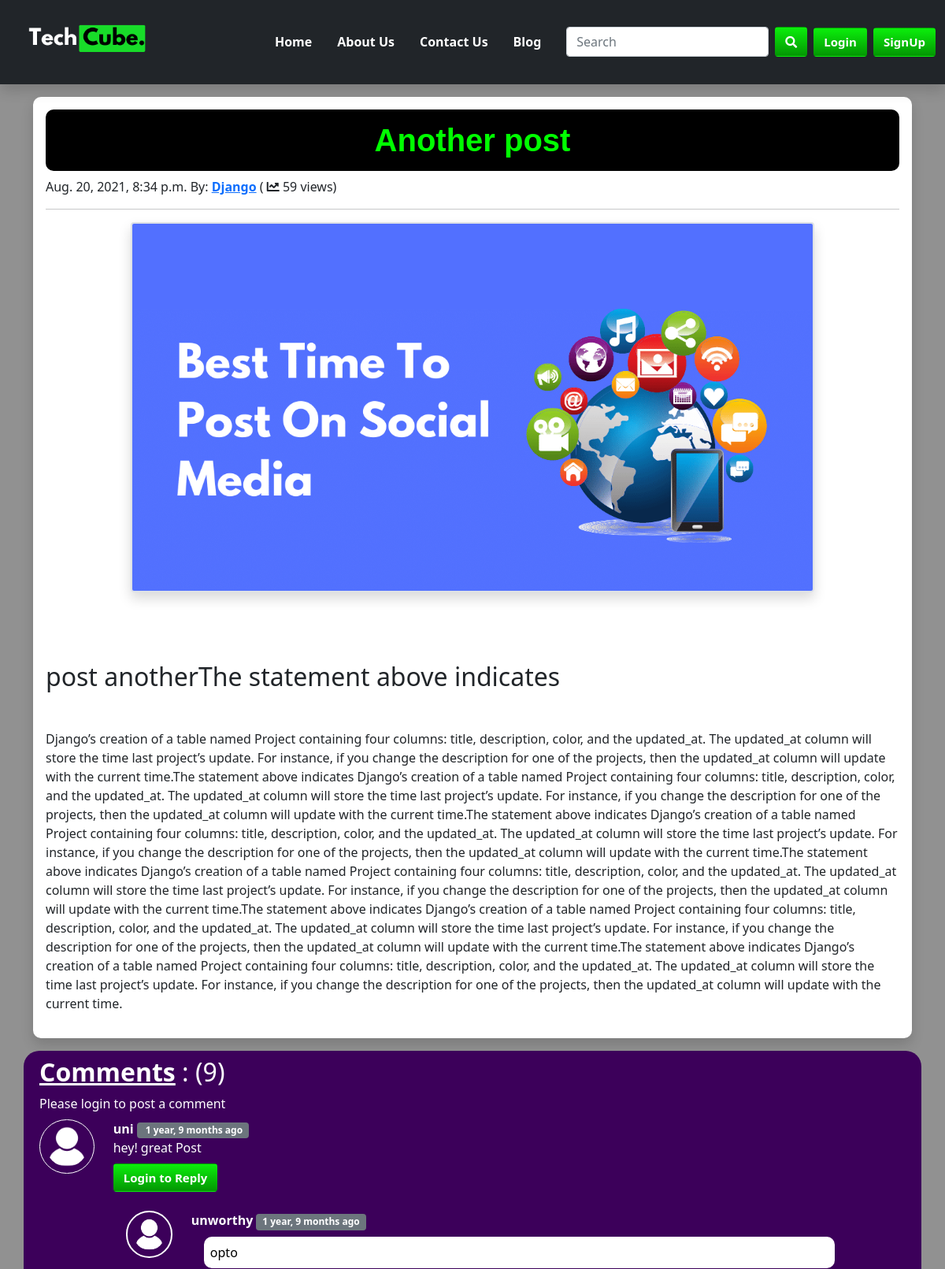
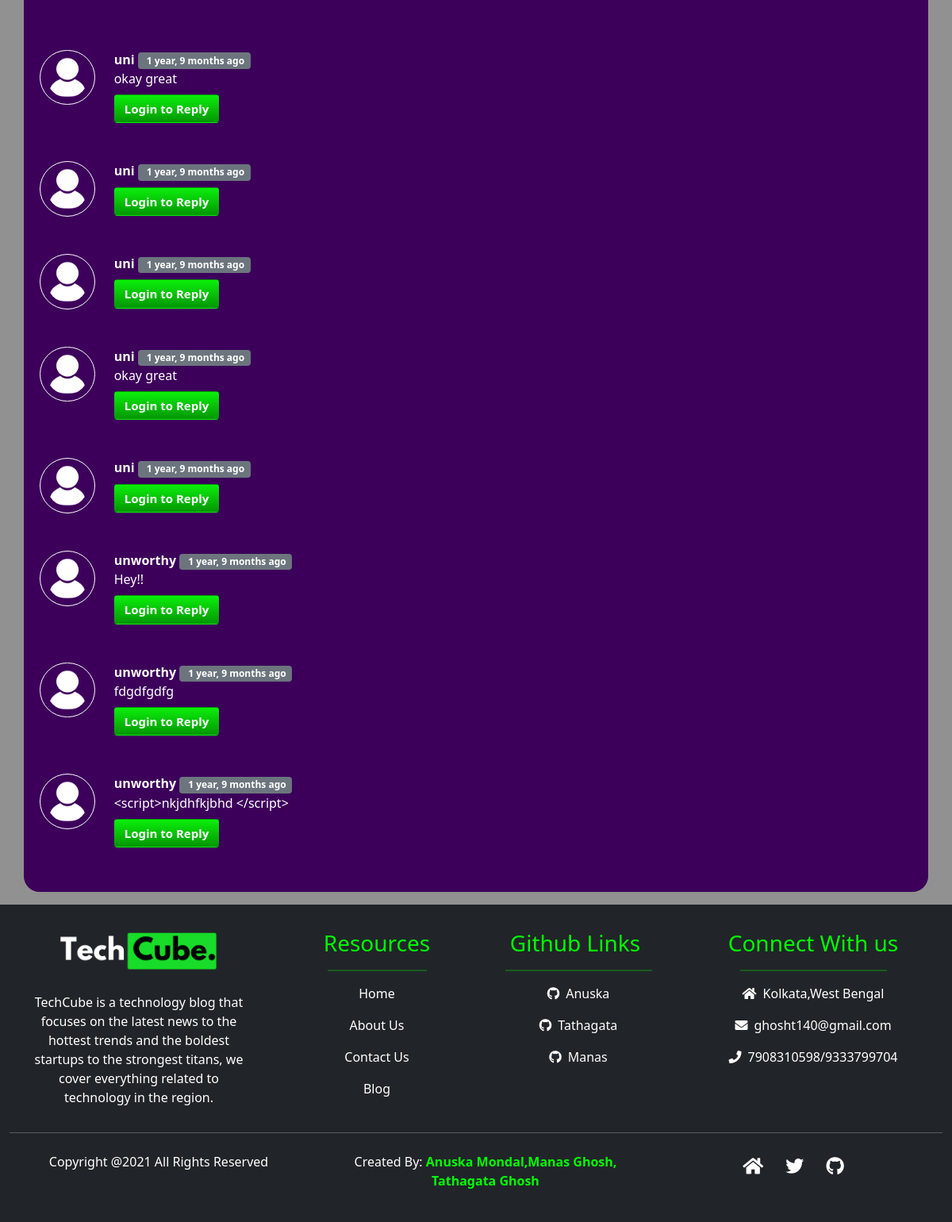
The app's page /blog/another-post with its own data (2 pictures, top to bottom).
### blog/models.py (models this page shows, shortened)
class Post(models.Model):
    sno = models.AutoField(primary_key=True)
    title = models.CharField(max_length=255)
    slug = models.CharField(max_length=130)
    content = models.TextField()
    author = models.CharField(max_length=13)
    timeStamp = models.DateTimeField(auto_now_add=True, blank=True)
    thumbnail = models.ImageField(upload_to='thumbnail',blank=True, null=True)
    views = models.IntegerField(default=0)

class BlogComment(models.Model):
    sno = models.AutoField(primary_key=True)
    comment = models.TextField()
    user=models.ForeignKey(User, on_delete=models.CASCADE)
    post=models.ForeignKey(Post,on_delete=models.CASCADE)
    parent= models.ForeignKey('self',on_delete=models.CASCADE, null=True)
    timestamp=models.DateTimeField(default=now)

### blog/views.py (the view)
# urls.py: path('<str:slug>', views.blogPost, name='blogPost')
def blogPost (request, slug):
    post=Post.objects.filter(slug=slug)[0]
    post.views = post.views + 1
    post.save()
    comments = BlogComment.objects.filter(post=post,parent=None)
    replies = BlogComment.objects.filter(post=post).exclude(parent=None)
    replyDict = {}
    for reply in replies:
        if reply.parent.sno not in replyDict.keys():
            replyDict[reply.parent.sno] = [reply]
        else:
            replyDict[reply.parent.sno].append(reply)
    context={'post':post, 'comments':comments,'user':request.user,'replyDict': replyDict}
    return render(request, 'blog/blogPost.html',context)

### blog/templatetags/extras.py (called while the page is built)
@register.filter(name='get_val')
def get_val(dict, key):
    return dict.get(key)

### templates/blog/blogPost.html (shortened to what this page needs)
{% extends 'base.html' %}
{% load humanize %}
{% block body %}
{% load extras %}
   <div class="container">
    <article class="blog-post shadow my-3 mx-auto p-3 align-items-center">
            <h1 class="blog-post-title" style="word-wrap:break-word; font-size: 40px;">{{post.title}}</h1>
        <p class="blog-post-meta">{{post.timeStamp}} By: <strong><a href="/about">{{post.author}}</a></strong> ( <i class="fas fa-chart-line"></i> {{post.views}} views)</p>
            <hr>
          {% if post.thumbnail %}
          <img src="{{post.thumbnail.url}}" class=" rounded mx-auto d-block shadow border border-scondary border-2" height="auto" width="80%" >
           {% endif %}
        <p class="mt-3 p-3"><span style="white-space: pre-wrap;"> {{post.content|safe}}</span></p>
    </article>
</div>
    <div class="container my-3 py-2  text-white" id="commentsection">
        <h2 class=" text-white"><span style="font-weight:bold;text-decoration:underline">Comments</span> : ({{comments.count}})</h2>
            {% if user.is_authenticated %}
            <form action="/blog/postComment" method="post">
                    {% csrf_token %}
                    <div class="form-group">
                        <label class="mb-2  text-white" style="font-weight:bold;">Post Comment </label>
                        <input type="text" class="form-control" name="comment" placeholder="Enter comment here">
                    </div>
                    <input type="hidden" name="postSno" value="{{post.sno}}">
                    <input type="hidden" name="parentSno" value="">
                    <button type="submit" class="btn shadow my-2">Submit</button>
            </form>
            {% else %}
            Please login to post a comment
            {% endif %}
       {% for comment in comments %}
        <div class="row my-2">
            <div class="col-md-1  ">
                <img class=" mx-auto d-md-block w-100 p-2 d-none"
                     width="39px" style="border:1px solid white;border-radius: 50px;"
                     src="/static/images/user 5.png"  alt="user">
            </div>
             <div class="col-md-11">
                    <b>{{comment.user.username}}</b> <span class="badge bg-secondary">&nbsp{{comment.timestamp| naturaltime}}</span>
                    <div> {{comment.comment}}</div>
            <div class="replybox my-2">
                {% if user.is_authenticated %}
                       <button class="btn shadow" type="button" data-bs-toggle="collapse" data-bs-target="#replybox{{comment.sno}}" aria-expanded="false" aria-controls="replybox{{comment.sno}}">
                        Reply
                       </button>
                {%else%}
                <button type="button" class="btn text-white" id="loginbtn" data-bs-toggle="modal" data-bs-target="#login">
                Login to Reply
                </button>
                {%endif%}
                   <div class="replies  card-body">
                            {% for reply in replyDict|get_val:comment.sno %}
                                <div class="row my-2">
                                    <div class="col-sm-1 ">
                                         <img class=" mx-auto d-md-block w-100 p-2 d-none"
                                              width="39px" style="border:2px solid white;border-radius: 50px;"
                                              src="/static/images/user 5.png" alt="user">
                                     </div>
                                    <div class="col-md-11">
                                        <div class="col-md-11 ">
                                            <b> {{reply.user.username}} </b> <span class="badge bg-secondary">{{reply.timestamp| naturaltime}}</span>
                                             <div class="bg-white mt-2 text-black ms-3 p-2" style="border-radius:10px">{{reply.comment}}</div>
                                        </div>
                                        <br>
                                    </div>
                                </div>
                            {% endfor %}
                   </div>
                </div>
           </div>
        </div>
        {% endfor %}
    </div>
{% endblock body %}

### templates/base.html (shortened to what this page needs)
<!doctype html>
<html lang="en">
  <head>
      <link rel="stylesheet" href="https://cdnjs.cloudflare.com/ajax/libs/font-awesome/5.15.4/css/all.min.css" />
    <link href="https://cdn.jsdelivr.net/npm/bootstrap@5.1.0/dist/css/bootstrap.min.css" rel="stylesheet">
  </head>
  <body>
<header class="sticky-top">
    <nav class="navbar navbar-expand-lg shadow navbar-dark bg-dark" id="navigation">
      <div class="container-fluid">
        <a class="navbar-brand ms-4" href="/">
          <img src="/static/images/techcube.png" alt="image here" class="mb-4 mt-3" width="150">
        </a>
      <div class="collapse navbar-collapse" id="navbarMenu">
        <ul class="navbar-nav  p-3 ms-auto  mb-2 mb-lg-0">
              <li class="nav-item">
                <a class="nav-link m-2 {% block homeactive %} {% endblock homeactive %}" aria-current="page" href="/">Home</a>
              </li>
              <li class="nav-item">
                <a class="nav-link m-2 {% block aboutactive %} {% endblock aboutactive %}" href="/about">About Us</a>
              </li>
              <li class="nav-item">
                <a class="nav-link m-2 {% block contactactive %} {% endblock contactactive %}" href="/contact">Contact Us</a>
              </li>
                <li class="nav-item">
                <a class="nav-link m-2 {% block blogactive %} {% endblock blogactive %}" href="/blog">Blog</a>
              </li>
        </ul>
        <form class="d-flex d-none d-lg-flex" method="get" action="/search">
              <input class="form-control me-2" type="search" placeholder="Search" aria-label="Search" name="query" id="query">
              <button class="btn text-white" id="searchbtn" type="submit"><i class="fa fa-search"></i></button>
        </form>
        {% if user.is_authenticated %}
        <div class="dropdown ms-2">
                  <div class="btn btn-secondary dropdown-toggle"  id="dropdownMenuButton1" data-bs-toggle="dropdown" aria-expanded="false">
                    <i class="fa fa-user"></i>
                      Welcome {{request.user}}
                  </div>
                  <ul class="dropdown-menu" aria-labelledby="dropdownMenuButton1">
                    <li><a class="dropdown-item" href="/logout">Logout</a></li>
                  </ul>
        </div>
        {% else %}
        <button type="button" class="btn text-white ms-2" id="loginbtn" data-bs-toggle="modal" data-bs-target="#login">
          Login
        </button>
        <button type="button" class="btn text-white ms-2" id="signupbtn" data-bs-toggle="modal" data-bs-target="#signup">
          SignUp
        </button>
              {% endif %}
      </div>
      </div>
    </nav>
    </header>
{% block body %}  {% endblock body %}
<footer class=" page-footer bg-dark text-white pt-3 pb-4 ">
  <div class="container-fluid text-center text-md-left">
    <div class="row text-md-left">
      <div class="col col-md-3 col-lg-3 col-xl-3 mx-auto" id="f-1">
                    <img src="/static/images/techcube.png" alt="image here" class="mb-4 mt-3" width="200">
                    <p>TechCube is a technology blog that focuses on the latest news to the hottest trends and the boldest startups to the strongest titans,
                        we cover everything related to technology in the region.</p>
      </div>
      <div class="col col-sm-6 col-md-2 col-lg-2 col-xl-2 mx-auto mt-3" id="f-2">
        <h3 class="mb-3 font-weight-bold" style="color:lime;">Resources</h3>
        <hr class="mt-0 mx-auto" style="width:125px;height:2px;color:lime;">
        <p>
                        <a href="/" class="text-white" style="text-decoration: none;">Home</a>
        </p>
        <p>
                        <a href="/about" class="text-white" style="text-decoration: none;">About Us</a>
        </p>
        <p>
                        <a href="/contact" class="text-white" style="text-decoration: none;">Contact Us</a>
        </p>
        <p>
                        <a href="/blog" class="text-white" style="text-decoration: none;">Blog</a>
        </p>
      </div>
      <div class="col col-md-3 col-lg-2 col-xl-2 mx-auto mt-3" id="f-3">
        <h3 class="mb-3 font-weight-bold" style="color: lime;">Github Links</h3>
        <hr class="mt-0 mx-auto" style="width:185px;height:2px;color:lime;">
        <p><i class="fab fa-github ms-2 me-2"></i><a href="https://github.com/anuskainterns"  style="text-decoration:none;color:white">Anuska</a></p>
        <p><i class="fab fa-github ms-2 me-2"></i><a href="https://github.com/TATHAGATAGHOSH123"  style="text-decoration:none;color:white">Tathagata</a></p>
        <p><i class="fab fa-github ms-2 me-2"></i><a href="https://github.com/manasuemk"  style="text-decoration:none;color:white">Manas</a></p>
      </div>
      <div class="col col-md-4 col-lg-3 col-xl-3 mx-auto mt-3" id="f-4">
        <h3 class=" mb-3 font-weight-bold"style="color: lime;">Connect With us</h3>
        <hr class=" mt-0 mx-auto" style="width:185px;height:2px;color:lime;">
        <p><i class="fas fa-home  me-2"></i>Kolkata,West Bengal</p>
        <p><i class="fas fa-envelope me-2"></i>ghosht140@gmail.com</p>
        <p><i class="fas fa-phone me-2"></i>7908310598/9333799704</p>
      </div>
    </div>
    <hr class="mb-4">
    <div class="row ">
      <div class="col-md-4 col-lg-4">
                    <p class="">Copyright @2021 All Rights Reserved   </p>
      </div>
      <div class="col-md-4 col-lg-4">
        <p class="ms-4">Created By:
                        <strong style="color: lime;">Anuska Mondal,Manas Ghosh, Tathagata Ghosh</strong>
        </p>
      </div>
      <div class="col-md-4 col-lg-4">
        <div class="text-center text-md-right">
            <ul class="list-unstyled list-inline">
              <li class="list-inline-item">
                <a href="/" class="btn-floating btn-sm text-white" style="font-size:23px;"><i class="fa fa-home"></i>
                </a>
              </li>
              <li class="list-inline-item">
                <a href="#" class="btn-floating btn-sm text-white" style="font-size:23px;"><i class="fab fa-twitter"></i>
                </a>
              </li>
              <li class="list-inline-item">
                  <a href="#" class="btn-floating btn-sm text-white" style="font-size:23px;"><i class="fab fa-github"></i>
                  </a>
              </li>
            </ul>
        </div>
      </div>
    </div>
  </div>
</footer>
  </body>
</html>

### records on screen
Post: title "Another post", timeStamp "Aug. 20, 2021, 8:34 p.m.", author "Django", views "59", thumbnail (picture), content "post anotherThe statement above indicates Django’s creation of a table named Project containing four columns: title, description, color, and the updated_at. The updated_at column will store the time last project’s update. For instance, if you change the description for one of the projects, then the updated_at column will update with the current time.The statement above indicates Django’s creation of a table named Project containing four columns: title, description, color, and the updated_at. The updated_at column will store the time last project’s update. For instance, if you change the description for one of the projects, then the updated_at column will update with the current time.The…"
BlogComment: user.username "uni", timestamp "1 year, 9 months ago", comment "hey! great Post"
BlogComment: user.username "unworthy", timestamp "1 year, 9 months ago", comment "opto"
BlogComment: user.username "uni", timestamp "1 year, 9 months ago", comment "okay great"
BlogComment: user.username "uni", timestamp "1 year, 9 months ago"
BlogComment: user.username "uni", timestamp "1 year, 9 months ago"
BlogComment: user.username "uni", timestamp "1 year, 9 months ago", comment "okay great"
BlogComment: user.username "uni", timestamp "1 year, 9 months ago"
BlogComment: user.username "unworthy", timestamp "1 year, 9 months ago", comment "Hey!!"
BlogComment: user.username "unworthy", timestamp "1 year, 9 months ago", comment "fdgdfgdfg"
BlogComment: user.username "unworthy", timestamp "1 year, 9 months ago", comment "<script>nkjdhfkjbhd </script>"

### other values on screen
{{ comments.count }} "9"
